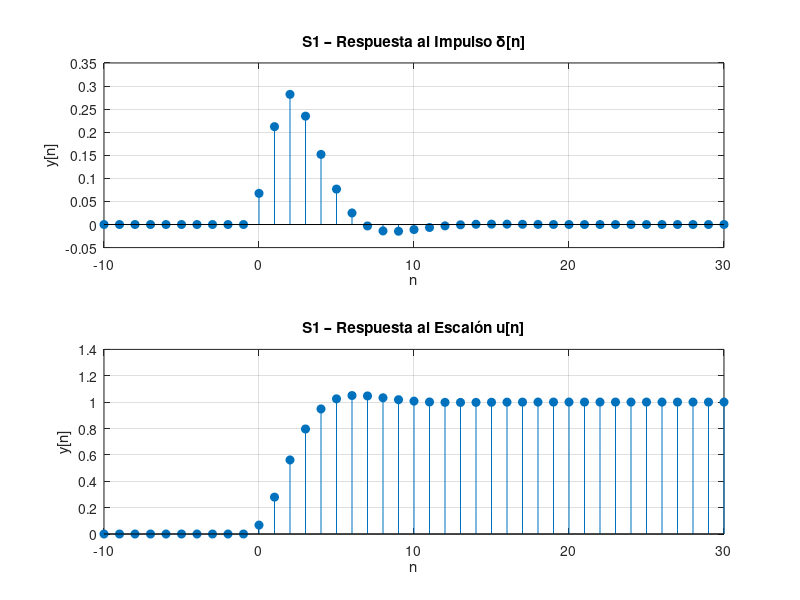
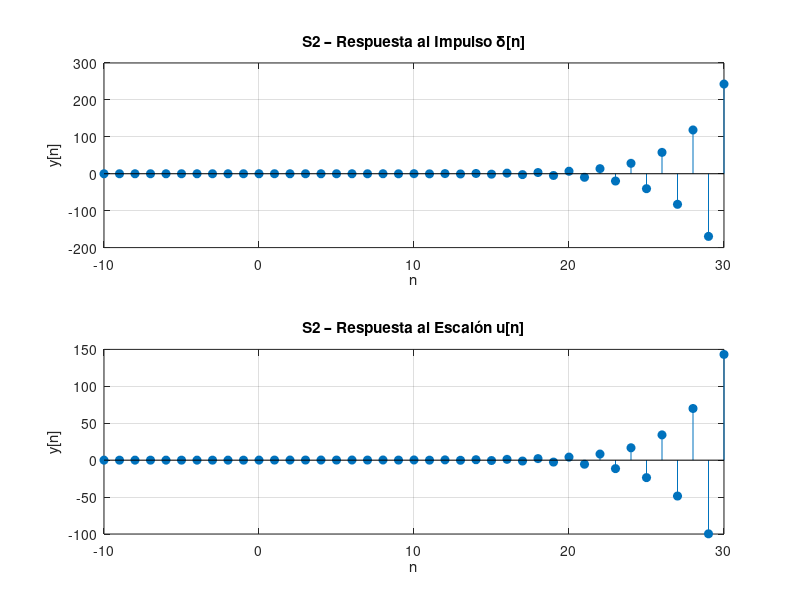

MATLAB code to generate these figures, in order:
% tp3_LIT.m
% Práctica 3: Sistemas LIT por ecuaciones en diferencias
% UCAB - Ingeniería en Telecomunicaciones

%% Definiciones comunes
n      = -10:30;          % rango de muestras
imp   = (n == 0);         % impulso δ[n]
step  = (n >= 0);         % escalón U[n]

%% Sistema 1: y[n] = 0.0675 x[n] + 0.1349 x[n-1] + 0.0675 x[n-2]
%           + 1.143 y[n-1] – 0.4128 y[n-2]
b1 = [0.0675, 0.1349, 0.0675];     % coeficientes de entrada
a1 = [1,     -1.143,  0.4128];     % coeficientes de lazo (notar el signo)

% Respuestas
y1_imp  = filter(b1, a1, imp);
y1_step = filter(b1, a1, step);

% Gráfica
figure('Name','Sistema 1','NumberTitle','off')
subplot(2,1,1)
stem(n, y1_imp, 'filled')
title('S1 – Respuesta al Impulso δ[n]')
xlabel('n'), ylabel('y[n]'), grid on

subplot(2,1,2)
stem(n, y1_step, 'filled')
title('S1 – Respuesta al Escalón u[n]')
xlabel('n'), ylabel('y[n]'), grid on


%% Sistema 2: y[n] = 0.0675 x[n] + 0.1349 x[n-1] + 0.0675 x[n-2]
%           – 1.143 y[n-1] + 0.4128 y[n-2]
b2 = b1;                      % misma parte FIR
a2 = [1, +1.143, -0.4128];    % ojo: cambiamos signos para el lazo

% Respuestas
y2_imp  = filter(b2, a2, imp);
y2_step = filter(b2, a2, step);

% Gráfica
figure('Name','Sistema 2','NumberTitle','off')
subplot(2,1,1)
stem(n, y2_imp, 'filled')
title('S2 – Respuesta al Impulso δ[n]')
xlabel('n'), ylabel('y[n]'), grid on

subplot(2,1,2)
stem(n, y2_step, 'filled')
title('S2 – Respuesta al Escalón u[n]')
xlabel('n'), ylabel('y[n]'), grid on


%% Clasificación de estabilidad
p1 = roots(a1);   % polos de S1
p2 = roots(a2);   % polos de S2

fprintf('\nPolos Sistema 1:\n'), disp(p1)
if all(abs(p1)<1)
    fprintf('→ Sistema 1 ESTABLE (|p|<1)\n')
else
    fprintf('→ Sistema 1 INESTABLE (algún |p|≥1)\n')
end

fprintf('\nPolos Sistema 2:\n'), disp(p2)
if all(abs(p2)<1)
    fprintf('→ Sistema 2 ESTABLE (|p|<1)\n')
else
    fprintf('→ Sistema 2 INESTABLE (algún |p|≥1)\n')
end
